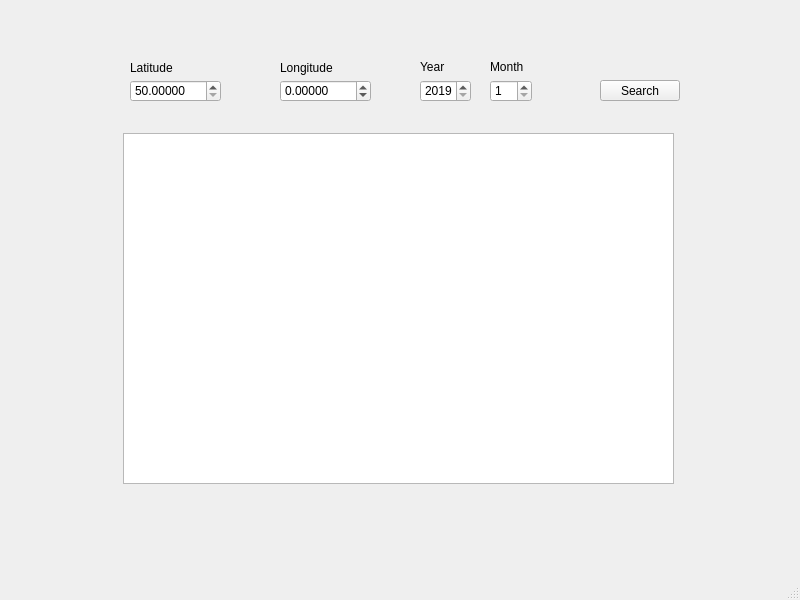
<?xml version="1.0" encoding="UTF-8"?>
<ui version="4.0">
 <class>MainWindow</class>
 <widget class="QMainWindow" name="MainWindow">
  <property name="geometry">
   <rect>
    <x>0</x>
    <y>0</y>
    <width>800</width>
    <height>600</height>
   </rect>
  </property>
  <property name="windowTitle">
   <string>MainWindow</string>
  </property>
  <widget class="QWidget" name="centralwidget">
   <widget class="QPushButton" name="searchButton">
    <property name="geometry">
     <rect>
      <x>600</x>
      <y>80</y>
      <width>80</width>
      <height>21</height>
     </rect>
    </property>
    <property name="text">
     <string>Search</string>
    </property>
   </widget>
   <widget class="QDoubleSpinBox" name="inputLatidude">
    <property name="geometry">
     <rect>
      <x>130</x>
      <y>80</y>
      <width>91</width>
      <height>22</height>
     </rect>
    </property>
    <property name="decimals">
     <number>5</number>
    </property>
    <property name="minimum">
     <double>50.000000000000000</double>
    </property>
    <property name="maximum">
     <double>61.000000000000000</double>
    </property>
    <property name="singleStep">
     <double>0.000010000000000</double>
    </property>
   </widget>
   <widget class="QDoubleSpinBox" name="inputLongitude">
    <property name="geometry">
     <rect>
      <x>280</x>
      <y>80</y>
      <width>91</width>
      <height>22</height>
     </rect>
    </property>
    <property name="decimals">
     <number>5</number>
    </property>
    <property name="minimum">
     <double>-9.000000000000000</double>
    </property>
    <property name="maximum">
     <double>2.000000000000000</double>
    </property>
    <property name="singleStep">
     <double>0.000010000000000</double>
    </property>
   </widget>
   <widget class="QSpinBox" name="inputMonth">
    <property name="geometry">
     <rect>
      <x>490</x>
      <y>80</y>
      <width>42</width>
      <height>22</height>
     </rect>
    </property>
    <property name="minimum">
     <number>1</number>
    </property>
    <property name="maximum">
     <number>12</number>
    </property>
   </widget>
   <widget class="QSpinBox" name="inputYear">
    <property name="geometry">
     <rect>
      <x>420</x>
      <y>80</y>
      <width>51</width>
      <height>22</height>
     </rect>
    </property>
    <property name="minimum">
     <number>2019</number>
    </property>
    <property name="maximum">
     <number>2099</number>
    </property>
   </widget>
   <widget class="QLabel" name="labelLatitude">
    <property name="geometry">
     <rect>
      <x>130</x>
      <y>60</y>
      <width>81</width>
      <height>16</height>
     </rect>
    </property>
    <property name="text">
     <string>Latitude</string>
    </property>
   </widget>
   <widget class="QLabel" name="labelLongitude">
    <property name="geometry">
     <rect>
      <x>280</x>
      <y>60</y>
      <width>91</width>
      <height>16</height>
     </rect>
    </property>
    <property name="text">
     <string>Longitude</string>
    </property>
   </widget>
   <widget class="QLabel" name="labelMonth">
    <property name="geometry">
     <rect>
      <x>490</x>
      <y>60</y>
      <width>41</width>
      <height>14</height>
     </rect>
    </property>
    <property name="text">
     <string>Month</string>
    </property>
   </widget>
   <widget class="QLabel" name="labelYear">
    <property name="geometry">
     <rect>
      <x>420</x>
      <y>60</y>
      <width>41</width>
      <height>14</height>
     </rect>
    </property>
    <property name="text">
     <string>Year</string>
    </property>
   </widget>
   <widget class="QTextEdit" name="outputText">
    <property name="geometry">
     <rect>
      <x>123</x>
      <y>133</y>
      <width>551</width>
      <height>351</height>
     </rect>
    </property>
    <property name="textInteractionFlags">
     <set>Qt::TextSelectableByKeyboard|Qt::TextSelectableByMouse</set>
    </property>
   </widget>
  </widget>
  <widget class="QMenuBar" name="menubar">
   <property name="geometry">
    <rect>
     <x>0</x>
     <y>0</y>
     <width>800</width>
     <height>21</height>
    </rect>
   </property>
  </widget>
  <widget class="QStatusBar" name="statusbar"/>
 </widget>
 <resources/>
 <connections/>
</ui>
